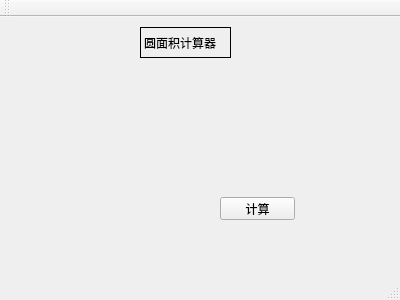
<?xml version="1.0" encoding="UTF-8"?>
<ui version="4.0">
 <class>MainWindow</class>
 <widget class="QMainWindow" name="MainWindow">
  <property name="geometry">
   <rect>
    <x>0</x>
    <y>0</y>
    <width>400</width>
    <height>300</height>
   </rect>
  </property>
  <property name="windowTitle">
   <string>MainWindow</string>
  </property>
  <widget class="QWidget" name="centralWidget">
   <widget class="QPushButton" name="pushButton">
    <property name="geometry">
     <rect>
      <x>220</x>
      <y>180</y>
      <width>75</width>
      <height>23</height>
     </rect>
    </property>
    <property name="text">
     <string>计算</string>
    </property>
    <property name="autoDefault">
     <bool>false</bool>
    </property>
   </widget>
   <widget class="QLabel" name="label">
    <property name="geometry">
     <rect>
      <x>140</x>
      <y>10</y>
      <width>91</width>
      <height>31</height>
     </rect>
    </property>
    <property name="frameShape">
     <enum>QFrame::Box</enum>
    </property>
    <property name="text">
     <string>圆面积计算器</string>
    </property>
   </widget>
   <widget class="QWidget" name="">
    <property name="geometry">
     <rect>
      <x>32</x>
      <y>71</y>
      <width>171</width>
      <height>16</height>
     </rect>
    </property>
    <layout class="QHBoxLayout" name="horizontalLayout_2">
     <item>
      <widget class="QLabel" name="label_2">
       <property name="text">
        <string>面积：</string>
       </property>
      </widget>
     </item>
     <item>
      <widget class="QLabel" name="label_3">
       <property name="frameShape">
        <enum>QFrame::Panel</enum>
       </property>
       <property name="frameShadow">
        <enum>QFrame::Sunken</enum>
       </property>
       <property name="lineWidth">
        <number>1</number>
       </property>
       <property name="text">
        <string/>
       </property>
      </widget>
     </item>
    </layout>
   </widget>
   <widget class="QWidget" name="">
    <property name="geometry">
     <rect>
      <x>32</x>
      <y>43</y>
      <width>177</width>
      <height>22</height>
     </rect>
    </property>
    <layout class="QHBoxLayout" name="horizontalLayout">
     <item>
      <widget class="QLabel" name="radiusLabel">
       <property name="text">
        <string>半径：</string>
       </property>
      </widget>
     </item>
     <item>
      <widget class="QLineEdit" name="lineEdit"/>
     </item>
    </layout>
   </widget>
  </widget>
  <widget class="QMenuBar" name="menuBar">
   <property name="geometry">
    <rect>
     <x>0</x>
     <y>0</y>
     <width>400</width>
     <height>23</height>
    </rect>
   </property>
  </widget>
  <widget class="QToolBar" name="mainToolBar">
   <attribute name="toolBarArea">
    <enum>TopToolBarArea</enum>
   </attribute>
   <attribute name="toolBarBreak">
    <bool>false</bool>
   </attribute>
  </widget>
  <widget class="QStatusBar" name="statusBar"/>
 </widget>
 <layoutdefault spacing="6" margin="11"/>
 <resources/>
 <connections/>
</ui>
